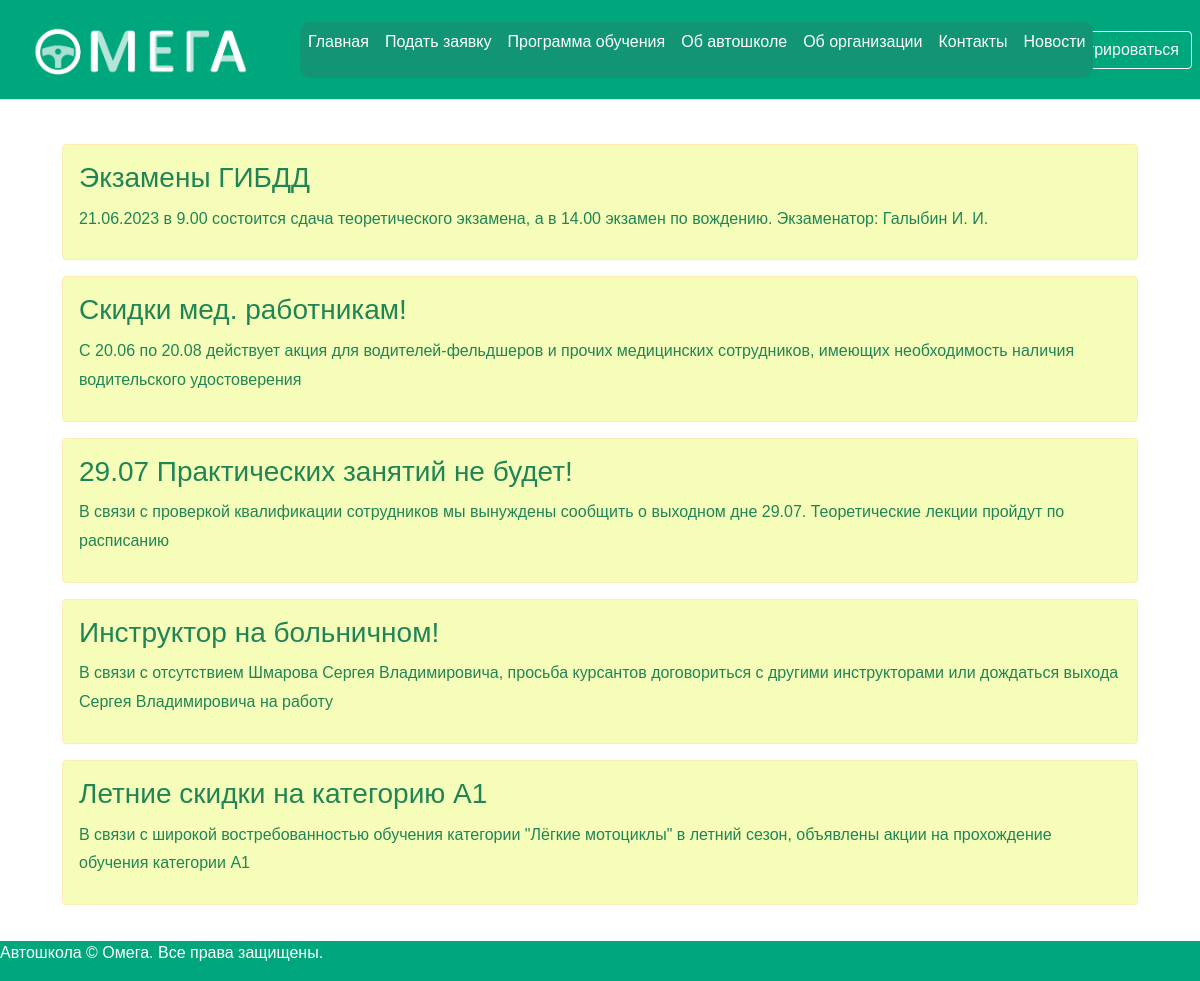
Page /news/ on the committed database.
### news/models.py (models this page shows, shortened)
class Articles(models.Model):
    title = models.CharField('Название', max_length=50, default='None')
    anons = models.CharField('анонс', max_length=250)
    full_text = models.TextField('Статья')
    date = models.DateField('Дата публикации')
    class Meta:
        verbose_name = 'Новость'
        verbose_name_plural = 'Новости'

### news/views.py (the view)
# urls.py: path('', views.news_home, name='news_home')
def news_home(request):
    news = Articles.objects.order_by('-date')
    return render(request, 'news/news_home.html', {'news': news})

### templates/news/news_home.html (shortened to what this page needs)
{% extends 'base.html' %}
{% block content %}
<div class="features">
    {% if news %}
       {% for el in news %}
           <div class="alert alert-warning" style="color: #218457; background-color: #F5FDB8">
               <h3>{{ el.title }}</h3>
               <p>{{ el.anons }}</p>
           </div>
       {% endfor %}
    {% else %}
        <p>Нет записей!</p>
    {% endif %}
</div>
{% endblock %}

### templates/base.html (shortened to what this page needs)
{% load static %}
<!DOCTYPE html>
<html lang="ru">
<head>
    <link href="https://cdn.jsdelivr.net/npm/bootstrap@5.1.0/dist/css/bootstrap.min.css" rel="stylesheet">
    <link rel="stylesheet" href="{% static 'css/base.css' %}" />
</head>
<body>
<header class="d-flex flex-wrap align-items-center justify-content-center justify-content-md-between py-3 mb-4 border-bottom" style="height: 100px; width: 100%;">
      <div class="col-md-3 mb-2 mb-md-0">
          <img class="container" style="vertical-align: middle; margin-left: 20px; width: 240px" alt="Лого" src="{% static 'img/logo.png' %}">
      </div>
      <ul class="nav col-12 col-md-auto mb-2 justify-content-center mb-md-0" style="position: absolute; left: 25%; background-color: #119574; border-radius: 10px;">
          <li><a href="{% url 'home' %}" class="nav-link px-2 link-secondary"><p class="change-text">Главная</p></a></li>
        <li><a href="{% url 'apps' %}" class="nav-link px-2"><p class="change-text">Подать заявку</p></a></li>
        <li><a href="{% url 'programs' %}" class="nav-link px-2"><p class="change-text">Программа обучения</p></a></li>
        <li><a href="{% url 'school' %}" class="nav-link px-2"><p class="change-text">Об автошколе</p></a></li>
          <li><a href="{% url 'org' %}" class="nav-link px-2"><p class="change-text">Об организации</p></a></li>
          <li><a href="{% url 'contacts' %}" class="nav-link px-2"><p class="change-text">Контакты</p></a></li>
          <li><a href="{% url 'news_home' %}" class="nav-link px-2"><p class="change-text">Новости</p></a></li>
      </ul>
      <div class="col-md-3 text-end">
          {% if user.is_authenticated %}
          <p style="color: #FFFFFF; position: absolute; margin-left: 180px; margin-top: 7px; text-align: right;">{{ user }}</p>
          <a href="{% url 'logout' %}"><button type="button" class="btn btn-outline-light me-2">Выйти</button></a>
          {% else %}
          <a href="{% url 'login' %}"><button type="button" class="btn btn-outline-light me-2">Войти</button></a>
          <a href="{% url 'register' %}"><button type="button" class="btn btn-outline-light me-2">Зарегистрироваться</button></a>
          {% endif %}
      </div>
    </header>
<div class="container">
    <div class="content">
    {% block content %}{% endblock %}
    </div>
</div>
<div class="footer">
      <p style="color: #FFFFFF">Автошкола © Омега. Все права защищены.</p>
</div>
</body>
</html>

### static/css/base.css (style rules this page uses)
header { background: #00A67C; }
p.change-text { color: #FFFFFF; transition: all .3s ease; }
.content, .header, footer { box-sizing: border-box; padding: 20px; width: 100%; }
.header, .footer { background: #00A67C; color: #FFFFFF; }
.content p { margin: 10px 0; font-size: 16px; line-height: 1.8; }
body { display: flex; flex-direction: column; font-family: Sans-serif, sans-serif; }
.content { flex-grow: 1; }

### rows in the picture
Articles: title "Экзамены ГИБДД", anons "21.06.2023 в 9.00 состоится сдача теоретического экзамена, а в 14.00 экзамен по вождению. Экзаменатор: Галыбин И. И."
Articles: title "Скидки мед. работникам!", anons "С 20.06 по 20.08 действует акция для водителей-фельдшеров и прочих медицинских сотрудников, имеющих необходимость наличия водительского удостоверения"
Articles: title "29.07 Практических занятий не будет!", anons "В связи с проверкой квалификации сотрудников мы вынуждены сообщить о выходном дне 29.07. Теоретические лекции пройдут по расписанию"
Articles: title "Инструктор на больничном!", anons "В связи с отсутствием Шмарова Сергея Владимировича, просьба курсантов договориться с другими инструкторами или дождаться выхода Сергея Владимировича на работу"
Articles: title "Летние скидки на категорию А1", anons "В связи с широкой востребованностью обучения категории \"Лёгкие мотоциклы\" в летний сезон, объявлены акции на прохождение обучения категории А1"
